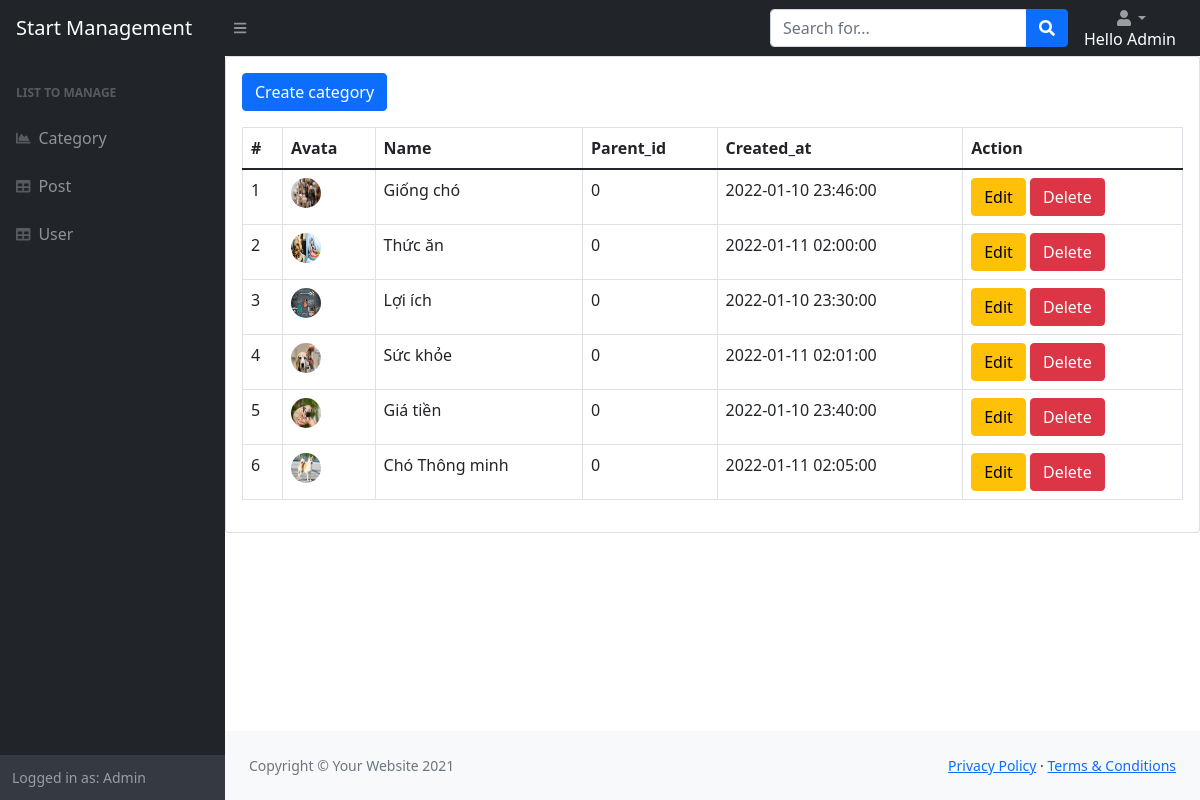
Page /Admin/index.php?mod=category&act=index (signed in) on the committed database.
### tables this page shows
CREATE TABLE `categories`  (
  `id` int NOT NULL AUTO_INCREMENT,
  `name` varchar(255) NULL DEFAULT NULL,
  `description` mediumtext NULL,
  `thumbnail` varchar(500) NULL DEFAULT NULL,
  `parent_id` int NULL DEFAULT NULL,
  `created_at` timestamp NULL DEFAULT NULL,
  PRIMARY KEY (`id`) USING BTREE
);

### Admin/Controllers/BaseController.php (called while the page is built, shortened)
<?php
  class BaseController
  {
    public function view($path, $data = []){
      extract($data);
      require_once('Views/'.$path);
    }
  }
?>

### Admin/Controllers/CategoryController.php (called while the page is built, shortened)
<?php
require('Models/Category.php');
  class CategoryController extends AdminController
  {
    public function index(){
      $category = new Category();
      $categories = $category-> getList();
      $this->view('Categories/list.php', ['categories' => $categories,
    ]);
    }
  }
?>

### Admin/index.php (called while the page is built, shortened)
<?php
$act = "index";
if(isset($_GET['act'])){
  $act = $_GET['act'];
}
  $controller_obj = new $class_name;
 $controller_obj -> $act();
?>

### Admin/Models/Connection.php (called while the page is built, shortened)
<?php
  class Connection1{
    private $servername= "localhost";
    private $username= "root";
    private $password = "";
    private $dbname = "blogs";
    public function connect(){
      $conn = new mysqli($this->servername, $this -> username, $this ->password, $this-> dbname );
      return $conn;
    }
  }
?>

### Admin/Models/Query.php (called while the page is built, shortened)
<?php
  require_once('Models/Connection.php');
  class Query{
    private $conn;
    public function __construct(){
      $connection = new Connection1();
      $this -> conn = $connection -> connect();
    }
    protected function select($table, $columns = '*')
    {
  		if ($columns == '*') {
  			$query = "SELECT * FROM " . $table;
  		}elseif (is_array($columns)) {
  			$sub_string = '';
  			foreach ($columns as $i =>$column) {
  				$sub_string .= '`'.$column . '`';
  				if ($i + 1 != count($columns)) {
  					$sub_string .= ',';
  				}
  			}
  			$query = "SELECT " . $sub_string . " FROM " . '`' . $table . '`';
  		}else{
  			exit();
  		}
  		$result = $this->conn->query($query);
  		$data = array();
  		while($row = $result->fetch_assoc()) {
  			$data[] = $row;
  		};
  		return $data;
    }
  }
?>

### Admin/Models/Category.php (called while the page is built, shortened)
<?php
require_once('Models/Query.php');
  class Category extends Query
  {
      public $table = 'categories';
      public function getList()
      {
          $categories = $this -> select ($this -> table, ['id', 'name', 'description', 'thumbnail', 'parent_id', 'created_at']);
          return $categories;
      }
  }
?>

### Admin/Views/Categories/list.php (the view, shortened to what this page needs)
<?php
  require_once('Views/Partials/header.php');
?>
<div class="card mb-4">
  <div class="card-body">
    <a href="index.php?mod=category&act=create" class="btn btn-primary float-right mb-3">Create category</a>
        <table class="dataTable-table">
          <thead>
            <tr>
              <th>#</th>
              <th>Avata</th>
              <th>Name</th>
              <th>Parent_id</th>
              <th>Created_at</th>
              <th>Action</th>
            </tr>
          </thead>
          <tbody>
            <?php  foreach ($categories as $key => $category) { ?>
              <tr>
                <td><?= $key + 1 ?></td>
                <td><img src="images/<?=$category['thumbnail'] ?>" style="width: 30px; height: 30px; border-radius: 50%;"></td>
                <td><?= $category['name'] ?></td>
                <td><?= $category['parent_id'] ?></td>
                <td><?= $category['created_at'] ?></td>
                <td>
                  <a href="index.php?mod=category&act=handleEdit&id=<?= $category['id'] ?>" class="btn btn-warning" class="btn btn-warning">Edit</a>
                  <a href="index.php?mod=category&act=deleteList&id=<?= $category['id'] ?>" class="btn btn-danger" class="btn btn-danger">Delete</a>
                </td>
              </tr>
            <?php } ?>
          </tbody>
        </table>
  </div>
</div>
<?php
  require_once("Views/Partials/footer.php");
?>

### rows in the picture
categories: thumbnail (picture), name "Giống chó", parent "0", created_at "2022-01-10 23:46:00"
categories: thumbnail (picture), name "Thức ăn", parent "0", created_at "2022-01-11 02:00:00"
categories: thumbnail (picture), name "Lợi ích", parent "0", created_at "2022-01-10 23:30:00"
categories: thumbnail (picture), name "Sức khỏe", parent "0", created_at "2022-01-11 02:01:00"
categories: thumbnail (picture), name "Giá tiền", parent "0", created_at "2022-01-10 23:40:00"
categories: thumbnail (picture), name "Chó Thông minh", parent "0", created_at "2022-01-11 02:05:00"

### other values in the picture
$_SESSION['auth']['name'] "Admin"
